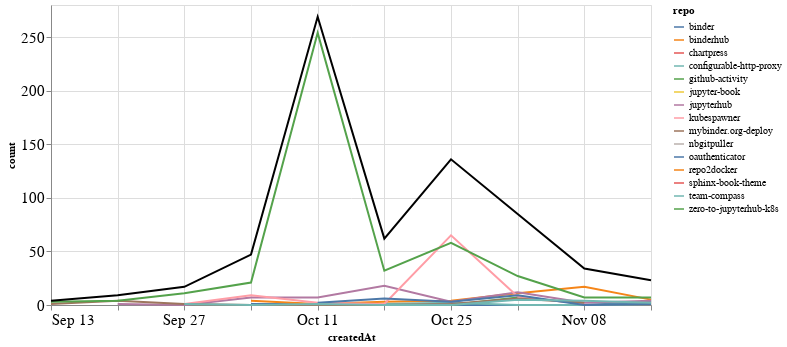

The notebook cell this image was saved under:
### Markdown cell above
## Comments

### Code cell
comments_time = comments.groupby('repo').resample('W', on='createdAt').count()['author'].reset_index()
comments_time = comments_time.rename(columns={'author': 'count'})
comments_time_total = comments_time.groupby('createdAt').agg({"count": "sum"}).reset_index()
ch1 = alt.Chart(comments_time, width=600).mark_line().encode(
    x='createdAt',
    y='count',
    color='repo',
    tooltip="repo"
)

ch2 = alt.Chart(comments_time_total, width=600).mark_line(color="black").encode(
    x='createdAt',
    y='count',
)

ch1 + ch2

### Figure 1 — Vega-Lite specification as saved in the notebook (floating-point values rounded to 4 significant figures)
{"config": {"axisLeft": {"labelFontSize": 15}, "axisBottom": {"labelFontSize": 15}}, "layer": [{"data": {"name": "data-34fce52b98f67a1f909255c2ec5a7025"}, "mark": "line", "encoding": {"color": {"type": "nominal", "field": "repo"}, "tooltip": {"type": "nominal", "field": "repo"}, "x": {"type": "temporal", "field": "createdAt"}, "y": {"type": "quantitative", "field": "count"}}, "width": 600}, {"data": {"name": "data-52ee4067b2621ab4448d9abf3c69cca8"}, "mark": {"type": "line", "color": "black"}, "encoding": {"x": {"type": "temporal", "field": "createdAt"}, "y": {"type": "quantitative", "field": "count"}}, "width": 600}], "$schema": "https://vega.github.io/schema/vega-lite/v4.8.1.json", "datasets": {"data-34fce52b98f67a1f909255c2ec5a7025": [{"repo": "binder", "createdAt": "2020-10-04T00:00:00", "count": 1}, {"repo": "binder", "createdAt": "2020-10-11T00:00:00", "count": 1}, {"repo": "binder", "createdAt": "2020-10-18T00:00:00", "count": 1}, {"repo": "binder", "createdAt": "2020-10-25T00:00:00", "count": 0}, {"repo": "binder", "createdAt": "2020-11-01T00:00:00", "count": 0}, {"repo": "binder", "createdAt": "2020-11-08T00:00:00", "count": 0}, {"repo": "binder", "createdAt": "2020-11-15T00:00:00", "count": 3}, {"repo": "binderhub", "createdAt": "2020-10-04T00:00:00", "count": 4}, {"repo": "binderhub", "createdAt": "2020-10-11T00:00:00", "count": 1}, {"repo": "binderhub", "createdAt": "2020-10-18T00:00:00", "count": 3}, {"repo": "binderhub", "createdAt": "2020-10-25T00:00:00", "count": 4}, {"repo": "binderhub", "createdAt": "2020-11-01T00:00:00", "count": 11}, {"repo": "binderhub", "createdAt": "2020-11-08T00:00:00", "count": 17}, {"repo": "binderhub", "createdAt": "2020-11-15T00:00:00", "count": 5}, {"repo": "chartpress", "createdAt": "2020-11-08T00:00:00", "count": 1}, {"repo": "configurable-http-proxy", "createdAt": "2020-10-18T00:00:00", "count": 1}, {"repo": "configurable-http-proxy", "createdAt": "2020-10-25T00:00:00", "count": 2}, {"repo": "configurable-http-proxy", "createdAt": "2020-11-01T00:00:00", "count": 0}, {"repo": "configurable-http-proxy", "createdAt": "2020-11-08T00:00:00", "count": 0}, {"repo": "configurable-http-proxy", "createdAt": "2020-11-15T00:00:00", "count": 1}, {"repo": "github-activity", "createdAt": "2020-10-11T00:00:00", "count": 1}, {"repo": "github-activity", "createdAt": "2020-10-18T00:00:00", "count": 0}, {"repo": "github-activity", "createdAt": "2020-10-25T00:00:00", "count": 0}, {"repo": "github-activity", "createdAt": "2020-11-01T00:00:00", "count": 7}, {"repo": "jupyter-book", "createdAt": "2020-10-04T00:00:00", "count": 2}, {"repo": "jupyterhub", "createdAt": "2020-09-20T00:00:00", "count": 1}, {"repo": "jupyterhub", "createdAt": "2020-09-27T00:00:00", "count": 0}, {"repo": "jupyterhub", "createdAt": "2020-10-04T00:00:00", "count": 7}, {"repo": "jupyterhub", "createdAt": "2020-10-11T00:00:00", "count": 7}, {"repo": "jupyterhub", "createdAt": "2020-10-18T00:00:00", "count": 18}, {"repo": "jupyterhub", "createdAt": "2020-10-25T00:00:00", "count": 3}, {"repo": "jupyterhub", "createdAt": "2020-11-01T00:00:00", "count": 12}, {"repo": "jupyterhub", "createdAt": "2020-11-08T00:00:00", "count": 2}, {"repo": "jupyterhub", "createdAt": "2020-11-15T00:00:00", "count": 4}, {"repo": "kubespawner", "createdAt": "2020-09-27T00:00:00", "count": 1}, {"repo": "kubespawner", "createdAt": "2020-10-04T00:00:00", "count": 9}, {"repo": "kubespawner", "createdAt": "2020-10-11T00:00:00", "count": 2}, {"repo": "kubespawner", "createdAt": "2020-10-18T00:00:00", "count": 1}, {"repo": "kubespawner", "createdAt": "2020-10-25T00:00:00", "count": 65}, {"repo": "kubespawner", "createdAt": "2020-11-01T00:00:00", "count": 8}, {"repo": "kubespawner", "createdAt": "2020-11-08T00:00:00", "count": 1}, {"repo": "mybinder.org-deploy", "createdAt": "2020-09-13T00:00:00", "count": 1}, {"repo": "mybinder.org-deploy", "createdAt": "2020-09-20T00:00:00", "count": 4}, {"repo": "mybinder.org-deploy", "createdAt": "2020-09-27T00:00:00", "count": 1}, {"repo": "mybinder.org-deploy", "createdAt": "2020-10-04T00:00:00", "count": 0}, {"repo": "mybinder.org-deploy", "createdAt": "2020-10-11T00:00:00", "count": 0}, {"repo": "mybinder.org-deploy", "createdAt": "2020-10-18T00:00:00", "count": 0}, {"repo": "mybinder.org-deploy", "createdAt": "2020-10-25T00:00:00", "count": 1}, {"repo": "mybinder.org-deploy", "createdAt": "2020-11-01T00:00:00", "count": 6}, {"repo": "mybinder.org-deploy", "createdAt": "2020-11-08T00:00:00", "count": 2}, {"repo": "nbgitpuller", "createdAt": "2020-10-04T00:00:00", "count": 3}, {"repo": "oauthenticator", "createdAt": "2020-10-11T00:00:00", "count": 2}, {"repo": "oauthenticator", "createdAt": "2020-10-18T00:00:00", "count": 6}, {"repo": "oauthenticator", "createdAt": "2020-10-25T00:00:00", "count": 3}, {"repo": "oauthenticator", "createdAt": "2020-11-01T00:00:00", "count": 9}, {"repo": "oauthenticator", "createdAt": "2020-11-08T00:00:00", "count": 0}, {"repo": "oauthenticator", "createdAt": "2020-11-15T00:00:00", "count": 1}, {"repo": "repo2docker", "createdAt": "2020-09-27T00:00:00", "count": 1}, {"repo": "sphinx-book-theme", "createdAt": "2020-09-27T00:00:00", "count": 2}, {"repo": "team-compass", "createdAt": "2020-09-27T00:00:00", "count": 1}, {"repo": "team-compass", "createdAt": "2020-10-04T00:00:00", "count": 0}, {"repo": "team-compass", "createdAt": "2020-10-11T00:00:00", "count": 1}, {"repo": "team-compass", "createdAt": "2020-10-18T00:00:00", "count": 0}, {"repo": "team-compass", "createdAt": "2020-10-25T00:00:00", "count": 0}, {"repo": "team-compass", "createdAt": "2020-11-01T00:00:00", "count": 5}, {"repo": "team-compass", "createdAt": "2020-11-08T00:00:00", "count": 4}, {"repo": "team-compass", "createdAt": "2020-11-15T00:00:00", "count": 2}, {"repo": "zero-to-jupyterhub-k8s", "createdAt": "2020-09-13T00:00:00", "count": 3}, {"repo": "zero-to-jupyterhub-k8s", "createdAt": "2020-09-20T00:00:00", "count": 4}, {"repo": "zero-to-jupyterhub-k8s", "createdAt": "2020-09-27T00:00:00", "count": 11}, {"repo": "zero-to-jupyterhub-k8s", "createdAt": "2020-10-04T00:00:00", "count": 21}, {"repo": "zero-to-jupyterhub-k8s", "createdAt": "2020-10-11T00:00:00", "count": 254}, {"repo": "zero-to-jupyterhub-k8s", "createdAt": "2020-10-18T00:00:00", "count": 32}, {"repo": "zero-to-jupyterhub-k8s", "createdAt": "2020-10-25T00:00:00", "count": 58}, {"repo": "zero-to-jupyterhub-k8s", "createdAt": "2020-11-01T00:00:00", "count": 27}, {"repo": "zero-to-jupyterhub-k8s", "createdAt": "2020-11-08T00:00:00", "count": 7}, {"repo": "zero-to-jupyterhub-k8s", "createdAt": "2020-11-15T00:00:00", "count": 7}], "data-52ee4067b2621ab4448d9abf3c69cca8": [{"createdAt": "2020-09-13T00:00:00", "count": 4}, {"createdAt": "2020-09-20T00:00:00", "count": 9}, {"createdAt": "2020-09-27T00:00:00", "count": 17}, {"createdAt": "2020-10-04T00:00:00", "count": 47}, {"createdAt": "2020-10-11T00:00:00", "count": 269}, {"createdAt": "2020-10-18T00:00:00", "count": 62}, {"createdAt": "2020-10-25T00:00:00", "count": 136}, {"createdAt": "2020-11-01T00:00:00", "count": 85}, {"createdAt": "2020-11-08T00:00:00", "count": 34}, {"createdAt": "2020-11-15T00:00:00", "count": 23}]}}
